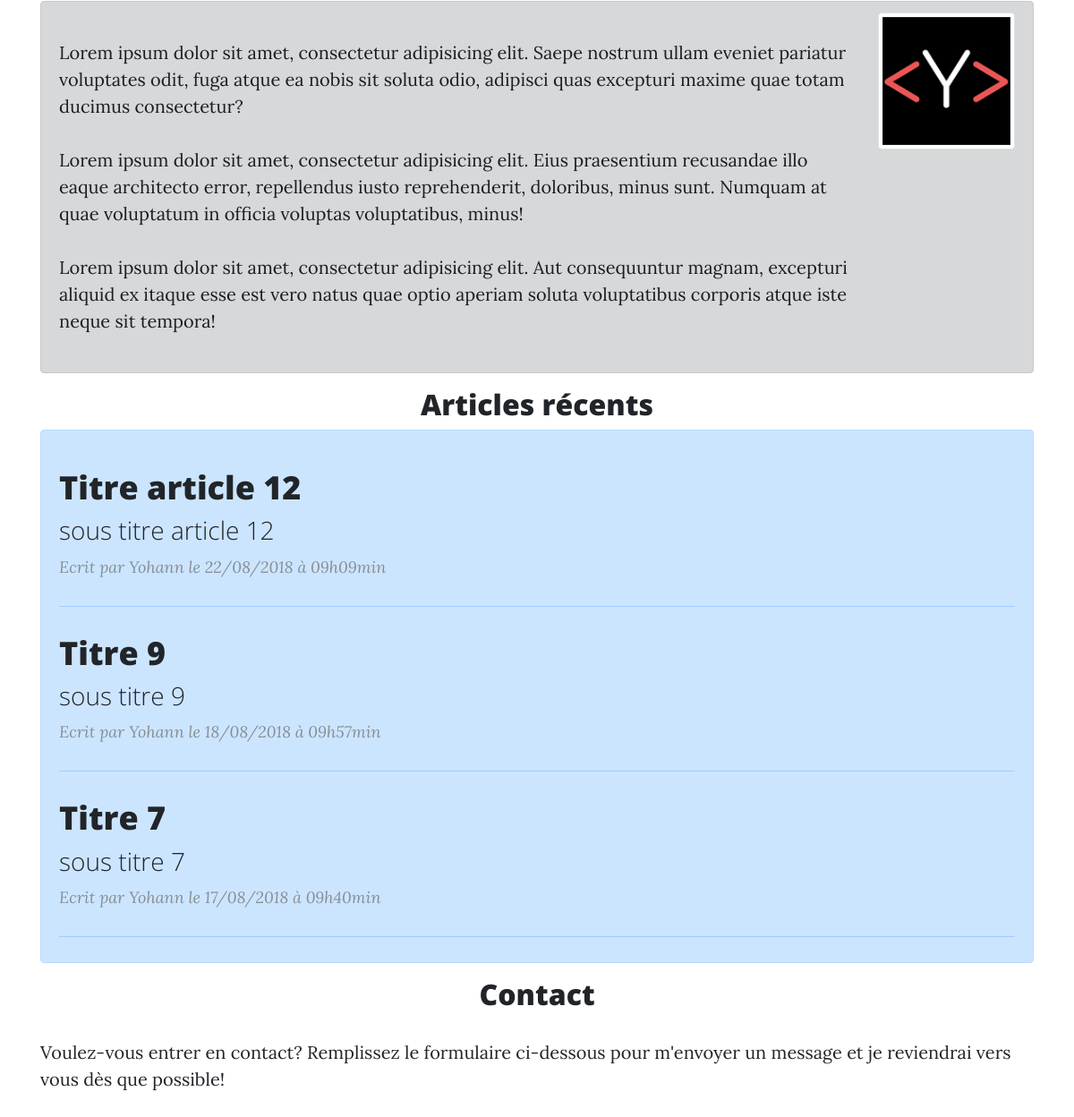
Before: / (middle part) with the older database file.
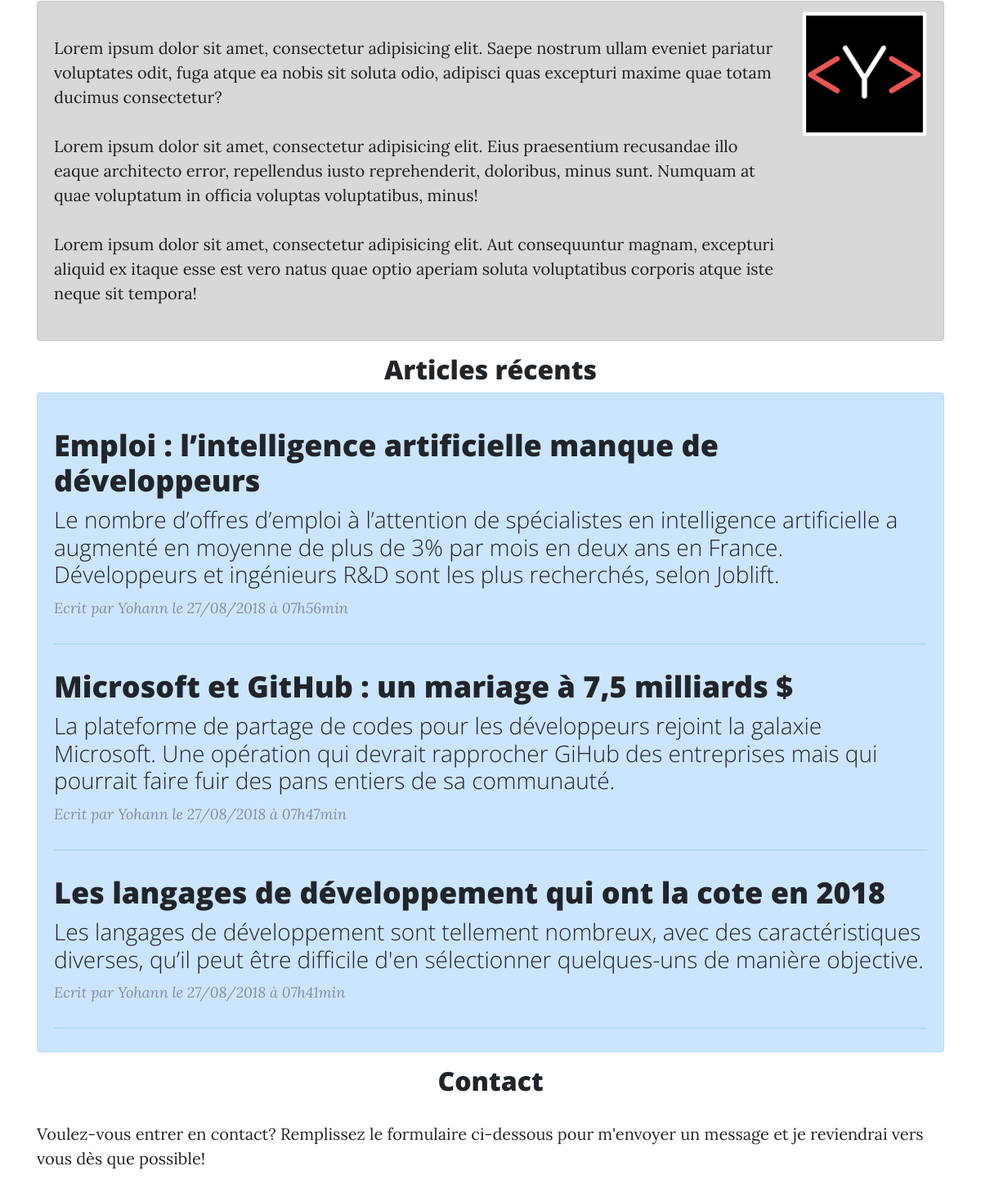
After: the same page with the newer database file.
### tables this page shows
CREATE TABLE IF NOT EXISTS `posts` (
  `id` int(11) NOT NULL AUTO_INCREMENT,
  `author` varchar(255) NOT NULL,
  `title` varchar(255) NOT NULL,
  `subtitle` varchar(255) NOT NULL,
  `content` longtext NOT NULL,
  `creation_date` timestamp NOT NULL DEFAULT CURRENT_TIMESTAMP,
  `update_date` timestamp NULL DEFAULT NULL,
  PRIMARY KEY (`id`)
);

### src/controller/FrontController.php (called while the page is built, shortened)
<?php
class FrontController
{
    private $postRepository;
    private $view;
    public function __construct()
    {
        $this->postRepository = new PostRepository;
        $this->view = new View;
    }
    public function home()
    {
        $posts = $this->postRepository->getRecentPosts();
        $this->view->render('home', ['posts'=> $posts]);
    }
}

### public/index.php (called while the page is built, shortened)
<?php
$router = new router;
$router->run();

### src/Repository/PostRepository.php (called while the page is built, shortened)
<?php
class PostRepository extends DBFactory
{
    public function getRecentPosts()
    {
        $sql = 'SELECT id,author,title,subtitle,content,DATE_FORMAT(creation_date,"%d/%m/%Y à %Hh%imin") AS creation_date_fr, DATE_FORMAT(update_date,"%d/%m/%Y à %Hh%imin") AS update_date_fr FROM posts ORDER BY creation_date DESC LIMIT 0,3';
        $req=$this->sql($sql);
        $req->setFetchMode(PDO::FETCH_CLASS | PDO::FETCH_PROPS_LATE, Post::class);
        $posts = $req->fetchAll();
        return $posts;
    }
}

### etc/Configuration.php (called while the page is built, shortened)
<?php
abstract class Configuration
{
    private static $params;
    public static function get($name, $defaultValue = null)
    {
        $params = self::getparams();
        if (isset($params[$name])) {
            $value = $params[$name];
        }
        else {
            $value = $defaultValue;
        }
        return $value;
    }
    private static function getparams()
    {
        if (self::$params == null) {
            $filePath = "../config/dev.ini";
            if (!file_exists($filePath)) {
                throw new Exception("Aucun fichier de configuration trouvé");
            }
            else {
                self::$params = parse_ini_file($filePath);
            }
        }
        return self::$params;
    }
}

### etc/DBFactory.php (called while the page is built, shortened)
<?php
abstract class DBFactory
{
    private $db;
    private function checkDb()
    {
        if ($this->db === null) {
            return $this->getDb();
        }
        return $this->db;
    }
    private function getDb()
    {
        try
        {
            $dsn = Configuration::get("dsn");
            $login = Configuration::get("login");
            $password = Configuration::get("password");
            $this->db = new PDO($dsn, $login, $password);
            $this->db->setAttribute(PDO::ATTR_ERRMODE, PDO::ERRMODE_EXCEPTION);
            return $this->db;
        }
        catch (Exception $errorConnection)
        {
            die('Erreur de connection : '.$errorConnection->getMessage());
        }
    }
    public function sql($sql, $parameters = null)
    {
        if ($parameters) {
            $result = $this->checkDb()->prepare($sql);
            $result->execute($parameters);
            return $result;
        }
        else {
            $result = $this->checkDb()->query($sql);
            return $result;
        }
    }
}

### src/Entity/Post.php (called while the page is built, shortened)
<?php
class Post
{
  private $id;
  private $author;
  private $title;
  private $subtitle;
  private $creation_date_fr;
  public function getId()
  {
    return $this->id;
  }
  public function getAuthor()
  {
    return $this->author;
  }
  public function getTitle()
  {
    return $this->title;
  }
  public function getSubtitle()
  {
    return $this->subtitle;
  }
  public function getCreation_date()
  {
    return $this->creation_date_fr;
  }
}

### templates/home.php (the view)
<?php $this->title = "Yohann Zaoui Blog"; ?>
<?php require_once 'about.php'; ?>
<div class="container">
  <h2 class="title_center">Articles récents</h2>
  <div class="alert alert-primary" role="alert">
    <div class="row">
      <div class="col-lg-12 col-md-10 mx-auto">
        <?php foreach ($posts as $post) : ?>
        <div class="post-preview">
          <a href="../index.php?route=post&id=<?= htmlspecialchars($post->getId()); ?>">
            <h2 class="post-title">
                <?= $post->getTitle() ?>
            </h2>
            <h3 class="post-subtitle">
              <?= $post->getSubtitle() ?>
            </h3>
          </a>
          <p class="post-meta">
            <?php echo "Ecrit par " . $post->getAuthor() ?>
            <?php echo "le " . $post->getCreation_date() ?>
          </p>
        </div>
        <hr>
        <?php endforeach; ?>
      </div>
    </div>
  </div>
</div>
<?php require_once 'form_contact.php'; ?>

### templates/about.php (shortened to what this page needs)
<article>
  <div class="container">
    <div class="alert alert-dark" role="alert">
      <div class="row">
        <div class="col-lg-10 col-md-10 mx-auto">
          <p>Lorem ipsum dolor sit amet, consectetur adipisicing elit. Saepe nostrum ullam eveniet pariatur voluptates odit,
            fuga atque ea nobis sit soluta odio, adipisci quas excepturi maxime quae totam ducimus consectetur?</p>
          <p>Lorem ipsum dolor sit amet, consectetur adipisicing elit. Eius praesentium recusandae illo eaque architecto error,
            repellendus iusto reprehenderit, doloribus, minus sunt. Numquam at quae voluptatum in officia voluptas voluptatibus,
            minus!</p>
          <p>Lorem ipsum dolor sit amet, consectetur adipisicing elit. Aut consequuntur magnam, excepturi aliquid ex itaque
            esse est vero natus quae optio aperiam soluta voluptatibus corporis atque iste neque sit tempora!</p>
        </div>
        <div class="col-lg-2 col-md-2 mx-auto" >
        <img src="/images/avatar_black.png" alt="Avatar Yohann Zaoui" class="img-thumbnail">
        </div>
      </div>
    </div>
  </div>
</article>

### templates/form_contact.php (shortened to what this page needs)
<div class="container">
  <div class="row">
    <div class="col-lg-12 col-md-10 mx-auto">
      <h2 class="title_center">Contact</h2>
      <p>Voulez-vous entrer en contact? Remplissez le formulaire ci-dessous pour m'envoyer un message et je reviendrai vers
        vous dès que possible!</p>
    </div>
  </div>
</div>

### templates/base.php (shortened to what this page needs)
<!DOCTYPE html>
<html lang="fr">
<head>
    <link rel="stylesheet" href="https://stackpath.bootstrapcdn.com/bootstrap/4.1.3/css/bootstrap.min.css"
>
    <link rel="stylesheet" href="../css/style.css" type="text/css" />
    <link href="../font-awesome/css/font-awesome.min.css" rel="stylesheet" type="text/css">
</head>
<body>
    <section>
        <?= $content ?>
    </section>
</body>
</html>

### etc/Router.php (shortened to what this page needs)
<?php
class Router
{
    private $frontController;
    private $backController;
    private $view;
    public function __construct()
    {
        $this->frontController = new FrontController;
        $this->backController = new BackController;
        $this->view = new View;
    }
    public function run()
    {
        try{
            if(isset($_GET['route']))
            {
                if($_GET['route'] === 'post'){
                    $this->frontController->post($_GET['id']);
                }
                elseif($_GET['route'] === 'all'){
                    $this->frontController->all();
                }
                elseif($_GET['route'] === 'saveComment'){
                    $this->frontController->saveComment();
                }
                elseif($_GET['route'] === 'connexionPage'){
                    $this->frontController->connexionPage();
                }
                elseif($_GET['route'] === 'registrationPage'){
                    $this->frontController->registrationPage();
                }
                elseif($_GET['route'] === 'addUser'){
                    $this->frontController->addUser();
                }
                elseif($_GET['route'] === 'userConnexion'){
                    $this->frontController->userConnexion();
                }
                elseif($_GET['route'] === 'admin'){
                    $this->backController->admin();
                }
                elseif($_GET['route'] === 'registration'){
                    $this->backController->registration();
                }
                elseif($_GET['route'] === 'savePost'){
                    $this->backController->savePost();
                }
                elseif($_GET['route'] === 'listComments'){
                    $this->backController->listComments();
                }
                elseif($_GET['route'] === 'validateComment'){
                    $this->backController->validateComment($_GET['id']);
                }
                elseif($_GET['route'] === 'deleteComment'){
                    $this->backController->deleteComment($_GET['id']);
                }
                elseif($_GET['route'] === 'listPosts'){
                    $this->backController->listPosts();
                }
                elseif($_GET['route'] === 'editPost'){
                    $this->backController->editPost($_GET['id']);
                }
                elseif($_GET['route'] === 'updatePost'){
                    $this->backController->updatePost();
                }
                elseif($_GET['route'] === 'deleteAll'){
                    $this->backController->deleteAll($_GET['id']);
                }
                elseif($_GET['route'] === 'deletePost'){
                    $this->backController->deletePost($_GET['id']);
                }
                elseif($_GET['route'] === 'addAdmin'){
                    $this->backController->addAdmin();
                }
                elseif($_GET['route'] === 'listAdmins'){
                    $this->backController->listAdmins();
                }
                elseif($_GET['route'] === 'listUsers'){
                    $this->backController->listUsers();
                }
                elseif($_GET['route'] === 'deleteAdmin'){
                    $this->backController->deleteAdmin($_GET['id']);
                }
                elseif($_GET['route'] === 'deleteUser'){
                    $this->backController->deleteUser($_GET['id']);
                }
                elseif($_GET['route'] === 'adminConnexion'){
                    $this->backController->adminConnect();
                }
                elseif($_GET['route'] === 'deconnexionAdmin'){
                    $this->backController->deconnexionAdmin();
                }
                elseif($_GET['route'] === 'deconnexionUser'){
                    $this->frontController->deconnexionUser();
                }
                else{
                    $this->view->render('error',['error'=>'Page introuvable']);
                }
            }
            else{
                $this->frontController->home();
            }
        }
        catch (Exception $e)
        {
            $this->view->render('error',['error'=>$e->getMessage()]);
        }
    }
}

### etc/View.php (shortened to what this page needs)
<?php
class View
{
    private $title;
    public function render($template, $data = [])
    {
        $this->file = '../templates/'.$template.'.php';
        $content = $this->renderFile($this->file, $data);
        $view = $this->renderFile('../templates/base.php', ['title'=> $this->title, 'content'=> $content]);
        echo $view;
    }
    private function renderFile($file, $data)
    {
        if(file_exists($file)) {
            extract($data);
            require $file;
            return ob_get_clean();
        }
        else {
            throw new Exception('Fichier vue inexistant');
        }
    }
}

### public/css/style.css (style rules this page uses)
.title_center { text-align: center; }
body { font-size: 20px; color: #212529; font-family: 'Lora', 'Times New Roman', serif; }
p { line-height: 1.5; margin: 30px 0; }
h1, h2, h3, h4, h5, h6 { font-weight: 800; font-family: 'Open Sans', 'Helvetica Neue', Helvetica, Arial, sans-serif; }
a { color: #212529; -webkit-transition: all 0.2s; -moz-transition: all 0.2s; transition: all 0.2s; }
.post-preview > a { color: #212529; }
.post-preview > a > .post-title { font-size: 30px; margin-top: 30px; margin-bottom: 10px; }
.post-preview > a > .post-subtitle { font-weight: 300; margin: 0 0 10px; }
.post-preview > .post-meta { font-size: 18px; font-style: italic; margin-top: 0; color: #868e96; }
@media only screen and (min-width: 768px) { .post-preview > a > .post-title { font-size: 36px; } }

Changed rows visible on the page:
removed posts: title "Titre article 12", subtitle "sous titre article 12", author "Yohann", Creation_date "22/08/2018 à 09h09min"
removed posts: title "Titre 9", subtitle "sous titre 9", author "Yohann", Creation_date "18/08/2018 à 09h57min"
removed posts: title "Titre 7", subtitle "sous titre 7", author "Yohann", Creation_date "17/08/2018 à 09h40min"
added posts: title "Emploi : l’intelligence artificielle manque de développeurs", subtitle "Le nombre d’offres d’emploi à l’attention de spécialistes en intelligence artificielle a augmenté en moyenne de plus de 3% par mois en deux ans en France. Développeurs et ingénieurs R&D sont les plus recherchés, selon Joblift.", author "Yohann", Creation_date "27/08/2018 à 07h56min"
added posts: title "Microsoft et GitHub : un mariage à 7,5 milliards $", subtitle "La plateforme de partage de codes pour les développeurs rejoint la galaxie Microsoft. Une opération qui devrait rapprocher GiHub des entreprises mais qui pourrait faire fuir des pans entiers de sa communauté.", author "Yohann", Creation_date "27/08/2018 à 07h47min"
added posts: title "Les langages de développement qui ont la cote en 2018", subtitle "Les langages de développement sont tellement nombreux, avec des caractéristiques diverses, qu’il peut être difficile d'en sélectionner quelques-uns de manière objective.", author "Yohann", Creation_date "27/08/2018 à 07h41min"
